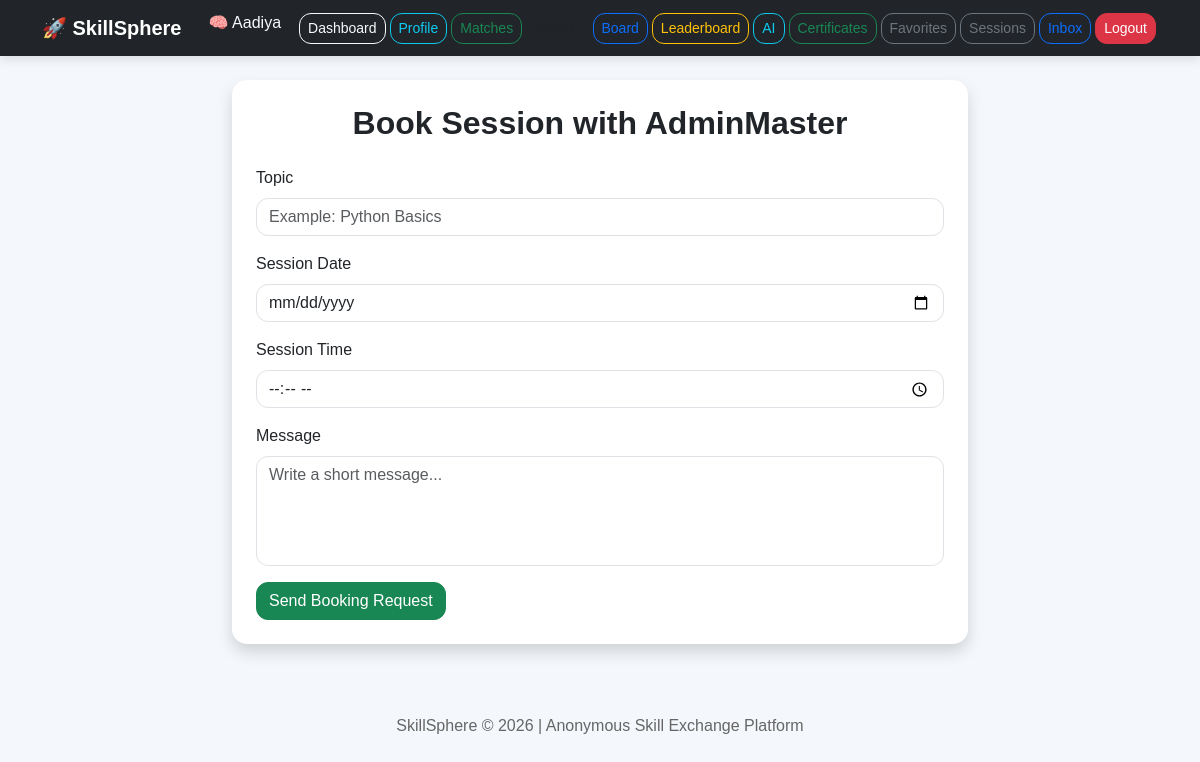
Page /book-session/1 (signed in) on the committed database.
### app.py (models this page shows)
class User(UserMixin, db.Model):
    id = db.Column(db.Integer, primary_key=True)
    anonymous_name = db.Column(db.String(100), unique=True, nullable=False)
    email = db.Column(db.String(120), unique=True, nullable=False)
    password = db.Column(db.String(255), nullable=False)
    skills_offered = db.Column(db.Text, nullable=True)
    skills_wanted = db.Column(db.Text, nullable=True)
    rating = db.Column(db.Float, default=0.0)
    completed_exchanges = db.Column(db.Integer, default=0)
    trust_score = db.Column(db.Integer, default=50)
    is_admin = db.Column(db.Boolean, default=False)
    avatar = db.Column(db.String(50), default='🧠')
    bio = db.Column(db.String(250), default='')
    badge = db.Column(db.String(100), default='New Explorer')

### app.py (the view, shortened to what this page needs)
@app.route('/book-session/<int:user_id>', methods=['GET', 'POST'])
@login_required
def book_session(user_id):
    receiver = User.query.get_or_404(user_id)
    if receiver.id == current_user.id:
        flash('You cannot book a session with yourself.', 'danger')
        return redirect(url_for('matches'))
    return render_template('book_session.html', receiver=receiver)

### app.py (called while the page is built)
@login_manager.user_loader
def load_user(user_id):
    return User.query.get(int(user_id))

### templates/book_session.html
{% extends 'base.html' %}
{% block content %}
<div class="row justify-content-center">
    <div class="col-md-8">
        <div class="card shadow p-4">
            <h2 class="text-center mb-4">Book Session with {{ receiver.anonymous_name }}</h2>
            <form method="POST">
                <div class="mb-3">
                    <label class="form-label">Topic</label>
                    <input type="text" name="topic" class="form-control" placeholder="Example: Python Basics" required>
                </div>
                <div class="mb-3">
                    <label class="form-label">Session Date</label>
                    <input type="date" name="session_date" class="form-control" required>
                </div>
                <div class="mb-3">
                    <label class="form-label">Session Time</label>
                    <input type="time" name="session_time" class="form-control" required>
                </div>
                <div class="mb-3">
                    <label class="form-label">Message</label>
                    <textarea name="message" class="form-control" rows="4" placeholder="Write a short message..."></textarea>
                </div>
                <button type="submit" class="btn btn-success">Send Booking Request</button>
            </form>
        </div>
    </div>
</div>
{% endblock %}

### templates/base.html (shortened to what this page needs)
<!DOCTYPE html>
<html lang="en">
<head>
    <link href="https://cdn.jsdelivr.net/npm/bootstrap@5.3.3/dist/css/bootstrap.min.css" rel="stylesheet">
    <link rel="stylesheet" href="{{ url_for('static', filename='style.css') }}">
</head>
<body>
<nav class="navbar navbar-expand-lg navbar-dark bg-dark">
    <div class="container d-flex justify-content-between">
        <a class="navbar-brand fw-bold" href="{{ url_for('index') }}">
            🚀 SkillSphere
        </a>
        <div class="d-flex flex-wrap justify-content-end">
            {% if current_user.is_authenticated %}
                <span class="text-light me-3">
                    {{ current_user.avatar }} {{ current_user.anonymous_name }}
                </span>
                <a class="btn btn-outline-light btn-sm nav-btn" href="{{ url_for('dashboard') }}">Dashboard</a>
                <a class="btn btn-outline-info btn-sm nav-btn" href="{{ url_for('profile') }}">Profile</a>
                <a class="btn btn-outline-success btn-sm nav-btn" href="{{ url_for('matches') }}">Matches</a>
                <a class="btn btn-outline-dark btn-sm nav-btn" href="{{ url_for('skill_search') }}">Search</a>
                <a class="btn btn-outline-primary btn-sm nav-btn" href="{{ url_for('board') }}">Board</a>
                <a class="btn btn-outline-warning btn-sm nav-btn" href="{{ url_for('leaderboard') }}">Leaderboard</a>
                <a class="btn btn-outline-info btn-sm nav-btn" href="{{ url_for('recommendations') }}">AI</a>
                <a class="btn btn-outline-success btn-sm nav-btn" href="{{ url_for('certificates') }}">Certificates</a>
                <a class="btn btn-outline-secondary btn-sm nav-btn" href="{{ url_for('favorites') }}">Favorites</a>
                <a class="btn btn-outline-secondary btn-sm nav-btn" href="{{ url_for('my_sessions') }}">Sessions</a>
                <a class="btn btn-outline-primary btn-sm nav-btn" href="{{ url_for('inbox') }}">Inbox</a>
                <a class="btn btn-danger btn-sm nav-btn" href="{{ url_for('logout') }}">Logout</a>
            {% else %}
                <a class="btn btn-outline-light btn-sm nav-btn" href="{{ url_for('login') }}">Login</a>
                <a class="btn btn-success btn-sm nav-btn" href="{{ url_for('register') }}">Register</a>
            {% endif %}
        </div>
    </div>
</nav>
<div class="container mt-4">
    {% block content %}{% endblock %}
</div>
<div class="footer">
    <p>SkillSphere © 2026 | Anonymous Skill Exchange Platform</p>
</div>
</body>
</html>

### static/style.css (style rules this page uses)
body { background: #f4f7fb; font-family: Arial, sans-serif; min-height: 100vh; }
h1, h2, h3, h4, h5 { font-weight: bold; }
.navbar { box-shadow: 0 4px 10px rgba(0, 0, 0, 0.1); }
.nav-btn { margin: 2px; }
.card { border-radius: 18px; border: none; box-shadow: 0 4px 12px rgba(0, 0, 0, 0.08); }
.form-control, .form-select, .btn { border-radius: 12px; }
textarea { resize: none; }
.footer { margin-top: 50px; padding: 20px; text-align: center; color: #666; }

### templates/base.html (style rules this page uses)
body { background-color: #f4f7fb; }
.navbar { box-shadow: 0 4px 10px rgba(0,0,0,0.1); }
.nav-btn { margin: 2px; }
.card { border-radius: 15px; box-shadow: 0 4px 12px rgba(0,0,0,0.08); }
.footer { margin-top: 50px; padding: 20px; text-align: center; color: #666; }

### rows in the picture
User: avatar "🧠", anonymous_name "Aadiya"
User: anonymous_name "AdminMaster"
